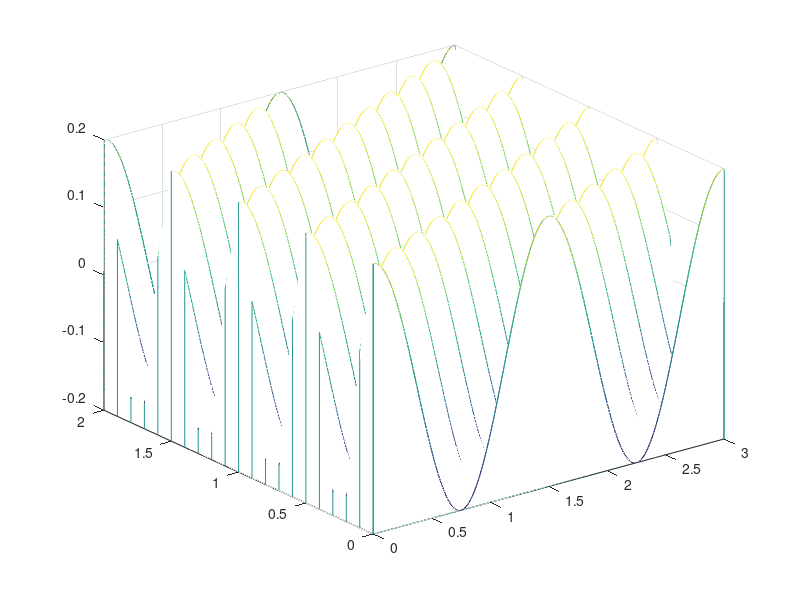

Reproduce this figure in MATLAB. (Note: this script raises an error after producing the figure.)
clear all
close all
T = 0.5;
c = 3;
lamada = c*T;
t= [0:0.05:2 * T]/T;
x= [0:0.01:3 * lamada]/lamada;
[X1, T1] = meshgrid(x,t);
a = 0.2;
U = a * cos(2 * pi/T * (T1 - X1/c));
figure(1)
waterfall(X1,T1,U)
alpha(0,1)
box on
axis equal
fs = 16;
title('spatio-temporal distribution simulation of fluctuation ', 'FontSize', fs)
xlabel('\itx/\lambda', 'FontSize', fs)
ylabel('\itt/\T', 'FontSize', fs)
zlabel('\itu', 'FontSize', fs)
i = floor(rand * length(x)) + 1;
x0 = 1;
u1 = a * cos(2 * pi * (t - x0));
hold on
plot3(ones(size(t)) * x0, t, u1, 'LineWidth', 2)
t0 = 1;
u2 = a * cos(2 * pi * (t0 - x));
plot3(x, ones(size(x)) * t0, u2, 'r', 'LineWidth', 2)

figure(2)
subplot(2, 1, 1)
plot(t, u1, 'LineWidth', 2)
grid on
title(['\itx\rm_0 = ', num2str(x0), 'particle vibration curve of \it\Lambda '], 'FontSize', fs)
xlabel('\itt/T', 'FontSize', fs)
ylabel('\itu', 'FontSize', fs)
subplot(2,1,2)
plot(x, u2, 'LineWidth', 2)
grid on
title(['\itt\rm_0 = ', num2str(t0), 'wave graph at \itT '], 'FontSize', fs)
xlabel('\itx/\Lambda', "FontSize", fs)
ylabel('\itu', 'FontSize', fs)